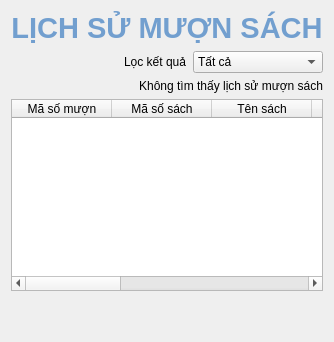
      <widget class="QWidget" name="rentHistory">
       <layout class="QGridLayout" name="gridLayout_10">
        <item row="4" column="0">
         <spacer name="verticalSpacer_16">
          <property name="orientation">
           <enum>Qt::Vertical</enum>
          </property>
          <property name="sizeHint" stdset="0">
           <size>
            <width>20</width>
            <height>40</height>
           </size>
          </property>
         </spacer>
        </item>
        <item row="0" column="0">
         <widget class="QLabel" name="label_23">
          <property name="text">
           <string>&lt;html&gt;&lt;head/&gt;&lt;body&gt;&lt;p align=&quot;center&quot;&gt;&lt;span style=&quot; font-size:22pt; font-weight:600; color:#729fcf;&quot;&gt;LỊCH SỬ MƯỢN SÁCH&lt;/span&gt;&lt;/p&gt;&lt;/body&gt;&lt;/html&gt;</string>
          </property>
         </widget>
        </item>
        <item row="3" column="0">
         <widget class="QTableWidget" name="rentHistoryView">
          <column>
           <property name="text">
            <string>Mã số mượn</string>
           </property>
          </column>
          <column>
           <property name="text">
            <string>Mã số sách</string>
           </property>
          </column>
          <column>
           <property name="text">
            <string>Tên sách</string>
           </property>
          </column>
          <column>
           <property name="text">
            <string>Tác giả</string>
           </property>
          </column>
          <column>
           <property name="text">
            <string>Ngày mượn</string>
           </property>
          </column>
          <column>
           <property name="text">
            <string>Ngày hết hạn</string>
           </property>
          </column>
          <column>
           <property name="text">
            <string>Ngày trả</string>
           </property>
          </column>
          <column>
           <property name="text">
            <string>Trạng thái</string>
           </property>
          </column>
          <column>
           <property name="text">
            <string>Ghi chú</string>
           </property>
          </column>
         </widget>
        </item>
        <item row="2" column="0">
         <widget class="QLabel" name="rentHistory_nFoundLabel">
          <property name="text">
           <string>&lt;html&gt;&lt;head/&gt;&lt;body&gt;&lt;p align=&quot;right&quot;&gt;Không tìm thấy lịch sử mượn sách&lt;/p&gt;&lt;/body&gt;&lt;/html&gt;</string>
          </property>
         </widget>
        </item>
        <item row="1" column="0">
         <layout class="QHBoxLayout" name="horizontalLayout_25">
          <property name="bottomMargin">
           <number>0</number>
          </property>
          <item>
           <spacer name="horizontalSpacer_3">
            <property name="orientation">
             <enum>Qt::Horizontal</enum>
            </property>
            <property name="sizeHint" stdset="0">
             <size>
              <width>40</width>
              <height>20</height>
             </size>
            </property>
           </spacer>
          </item>
          <item>
           <widget class="QLabel" name="label_3">
            <property name="text">
             <string>Lọc kết quả</string>
            </property>
           </widget>
          </item>
          <item>
           <widget class="QComboBox" name="rentHistory_filt">
            <item>
             <property name="text">
              <string>Tất cả</string>
             </property>
            </item>
            <item>
             <property name="text">
              <string>Đang mượn</string>
             </property>
            </item>
            <item>
             <property name="text">
              <string>Đang đợi xác thực</string>
             </property>
            </item>
            <item>
             <property name="text">
              <string>Trả trễ hạn</string>
             </property>
            </item>
            <item>
             <property name="text">
              <string>Đã trả</string>
             </property>
            </item>
            <item>
             <property name="text">
              <string>Mượn thất bại</string>
             </property>
            </item>
            <item>
             <property name="text">
              <string>Làm mất</string>
             </property>
            </item>
           </widget>
          </item>
         </layout>
        </item>
       </layout>
      </widget>
